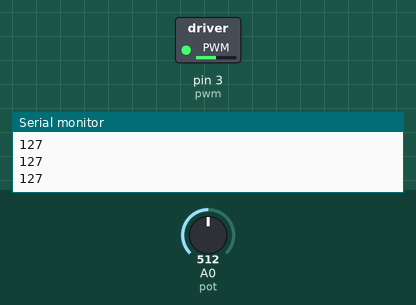
Bench run of a sketch on a simulated Arduino Uno, built with avr-gcc and run on an emulated ATmega328P. Shown: switched loads named in the sketch (green lamp = pin HIGH), the last lines printed to the serial monitor. The inputs (shaded band) are chosen by the test bench; at power-on: A0 (pot) = 512.

Above: at 1.2 s.
1.3 s: A0 (pot) set to 716
At 1.9 s:
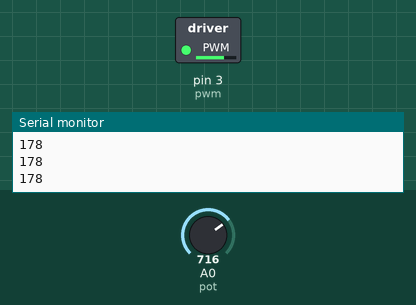
2.8 s: A0 (pot) set to 900
At 3.2 s:
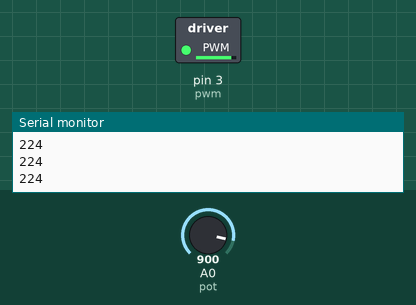
4.3 s: A0 (pot) set to 122
At 5.5 s:
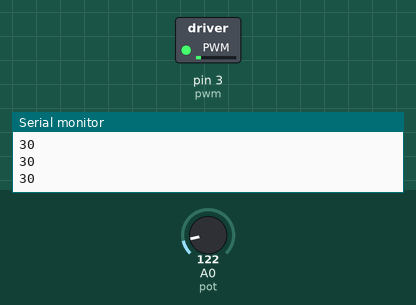
5.8 s: A0 (pot) set to 0
At 7.0 s:
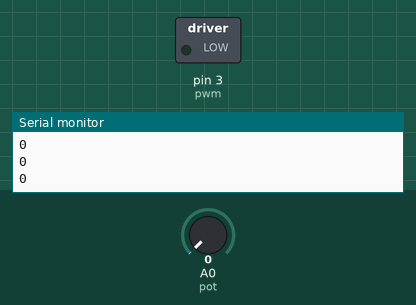
7.3 s: A0 (pot) set to 511
At 8.3 s:
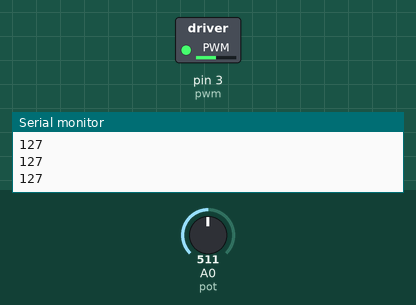
Timing chart, 0 to 9.8 s (numbered marks = the images above; inputs shaded):
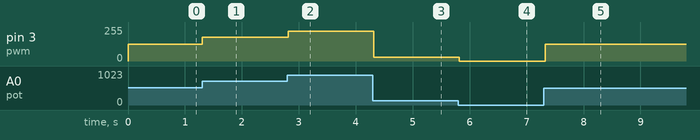

Measured:
- after the input at 1.3 s, pin 3 (pwm): 127/255 → 178/255 at once
- after the input at 2.8 s, pin 3 (pwm): 178/255 → 224/255 at once
- after the input at 4.3 s, pin 3 (pwm): 224/255 → 30/255 at once
- after the input at 5.8 s, pin 3 (pwm): 30/255 → 0/255 at once
- after the input at 7.3 s, pin 3 (pwm): 0/255 → 127/255 at once

The sketch:

Motor_DC_2_Pot.ino
```cpp
const int pwm = 3;
const int pot = A0;
int ValorReal = 0;
int ValorAdap = 0;


void setup() {
 Serial.begin(9600);
 pinMode(pwm, OUTPUT);
 pinMode(pot, INPUT);
}

void loop() {
  ValorReal = analogRead(pot);
  ValorAdap = map(ValorReal,0,1023,0,255);
  analogWrite(pwm, ValorAdap);
  Serial.println(ValorAdap);
  delay(100);
}
```
